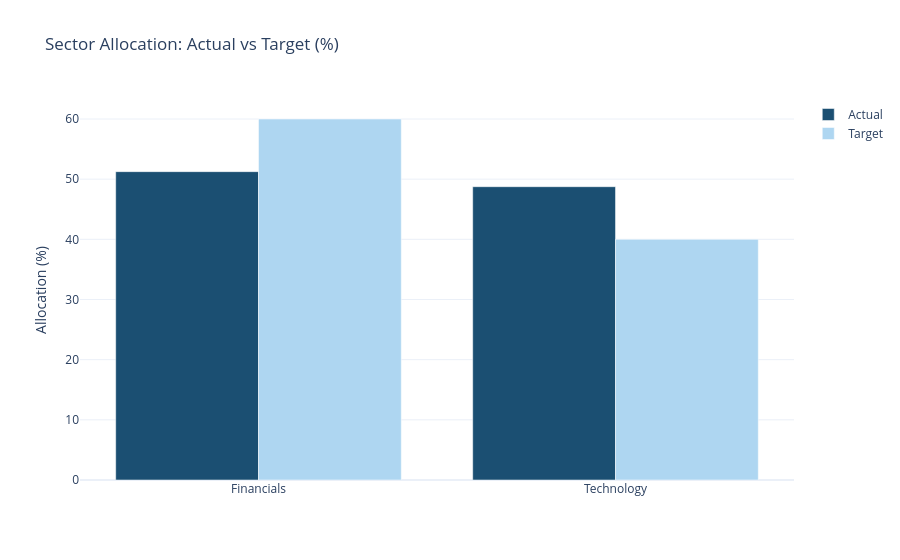

Source (notebook cell):
### Code cell
# ── 7. Sector Allocation vs Target ───────────────────────────────────────
alloc_df = con.execute("""
    WITH sv AS (
        SELECT sector,
               SUM(market_value) AS sector_value,
               COUNT(*)          AS positions
        FROM portfolio_valuation
        GROUP BY sector
    ),
    total AS (SELECT SUM(sector_value) AS nav FROM sv)
    SELECT
        sv.sector, sv.positions,
        ROUND(sv.sector_value, 2)                           AS sector_value,
        ROUND(sv.sector_value / t.nav * 100, 2)             AS actual_pct,
        CASE sv.sector
            WHEN 'Technology' THEN 40.0
            WHEN 'Financials' THEN 60.0 ELSE 0.0
        END                                                 AS target_pct,
        ROUND(
            sv.sector_value / t.nav * 100
            - CASE sv.sector WHEN 'Technology' THEN 40.0
                             WHEN 'Financials' THEN 60.0 ELSE 0.0 END
        , 2)                                                AS drift_pct
    FROM sv, total t
    ORDER BY actual_pct DESC
""").df()

print(alloc_df.to_string(index=False))

fig = go.Figure(data=[
    go.Bar(name='Actual', x=alloc_df['sector'], y=alloc_df['actual_pct'],
           marker_color='#1B4F72'),
    go.Bar(name='Target', x=alloc_df['sector'], y=alloc_df['target_pct'],
           marker_color='#AED6F1'),
])
fig.update_layout(barmode='group', title='Sector Allocation: Actual vs Target (%)',
                  template='plotly_white',
                  yaxis_title='Allocation (%)')
fig.show()

### Figure 1 — Plotly figure (JSON) as saved in the notebook; plotly's stock layout.template omitted (floating-point values rounded to 4 significant figures)
{"data": [{"marker": {"color": "#1B4F72"}, "name": "Actual", "type": "bar", "x": ["Financials", "Technology"], "y": [51.25, 48.75]}, {"marker": {"color": "#AED6F1"}, "name": "Target", "type": "bar", "x": ["Financials", "Technology"], "y": [60.0, 40.0]}], "layout": {"barmode": "group", "title": {"text": "Sector Allocation: Actual vs Target (%)"}, "yaxis": {"title": {"text": "Allocation (%)"}}}}
